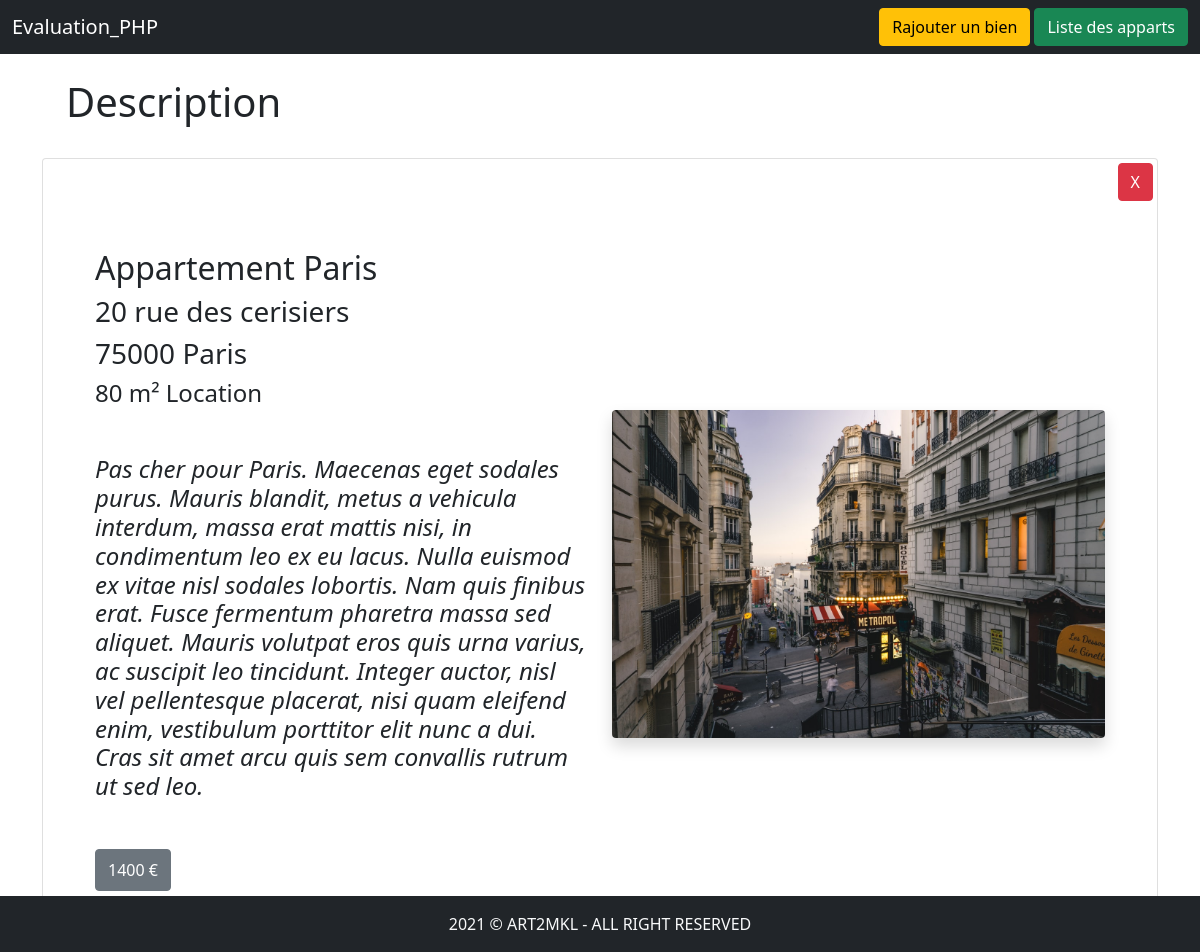
The app's page /description.php?plus=11 with its own data.
### tables this page shows
CREATE TABLE `logement` (
  `id_logement` int(11) NOT NULL,
  `titre` varchar(255) NOT NULL,
  `adresse` varchar(255) NOT NULL,
  `ville` varchar(255) NOT NULL,
  `cp` varchar(11) NOT NULL,
  `surface` int(11) NOT NULL,
  `prix` int(11) NOT NULL,
  `photo` text,
  `type` varchar(10) NOT NULL,
  `description` text
);

### description.php (the view)
<?php include "head.php" ?>
<body>
    <?php include "nav.php" ?>
    <div class="container">
        <h1 class="p-4">Description</h1>
        <?php
        if (isset($_GET['plus'])) {
            $id = htmlspecialchars($_GET['plus']);
            include "bdd.php";
            $count = $bdd->prepare('SELECT COUNT(*) FROM logement WHERE id_logement = ?');
            $count->execute(array($id));
            $compteur = $count->fetch();
            if ($compteur[0] > 0) {
                $plus = $bdd->prepare('SELECT * FROM logement WHERE id_logement = ?');
                $plus->execute(array($id));
                $row = $plus->fetch();
        ?>
                <div class="card p-1">
                    <div class="text-end">
                        <a class="btn btn-danger" href="affichage.php">X</a>
                    </div>
                    <div class=" row p-5 d-flex justify-content-between align-items-center">
                        <div class="col-md-6">
                            <h2><?= $row['titre'] ?></h2>
                            <h3><?= $row['adresse'] ?></h3>
                            <h3><?= $row['cp'] . ' ' . $row['ville'] ?></h3>
                            <h4><?= $row['surface'] . ' m²' . ' ' . $row['type'] ?></h4>
                            <h4 class="fst-italic my-5"><?= $row['description'] ?></h4>
                            <h3 class="btn btn-secondary py-2"><?= $row['prix'] ?> €</h3>
                        </div>
                        <div class="col-md-6">
                            <img class="mw-100 rounded shadow" src="./<?= $row['photo'] ?>" alt="">
                        </div>
                    </div>
                </div>
        <?php
            } else header('Location: index.php');
        } else header('Location: index.php');
        ?>
    </div>
    <?php include "footer.php" ?>
</body>
</html>

### records on screen
logement: titre "Appartement Paris", adresse "20 rue des cerisiers", cp "75000", ville "Paris", surface "80", type "Location", description "Pas cher pour Paris. Maecenas eget sodales purus. Mauris blandit, metus a vehicula interdum, massa erat mattis nisi, in condimentum leo ex eu lacus. Nulla euismod ex vitae nisl sodales lobortis. Nam quis finibus erat. Fusce fermentum pharetra massa sed aliquet. Mauris volutpat eros quis urna varius, ac suscipit leo tincidunt. Integer auctor, nisl vel pellentesque placerat, nisi quam eleifend enim, vestibulum porttitor elit nunc a dui. Cras sit amet arcu quis sem convallis rutrum ut sed leo.", prix "1400", photo (picture)
